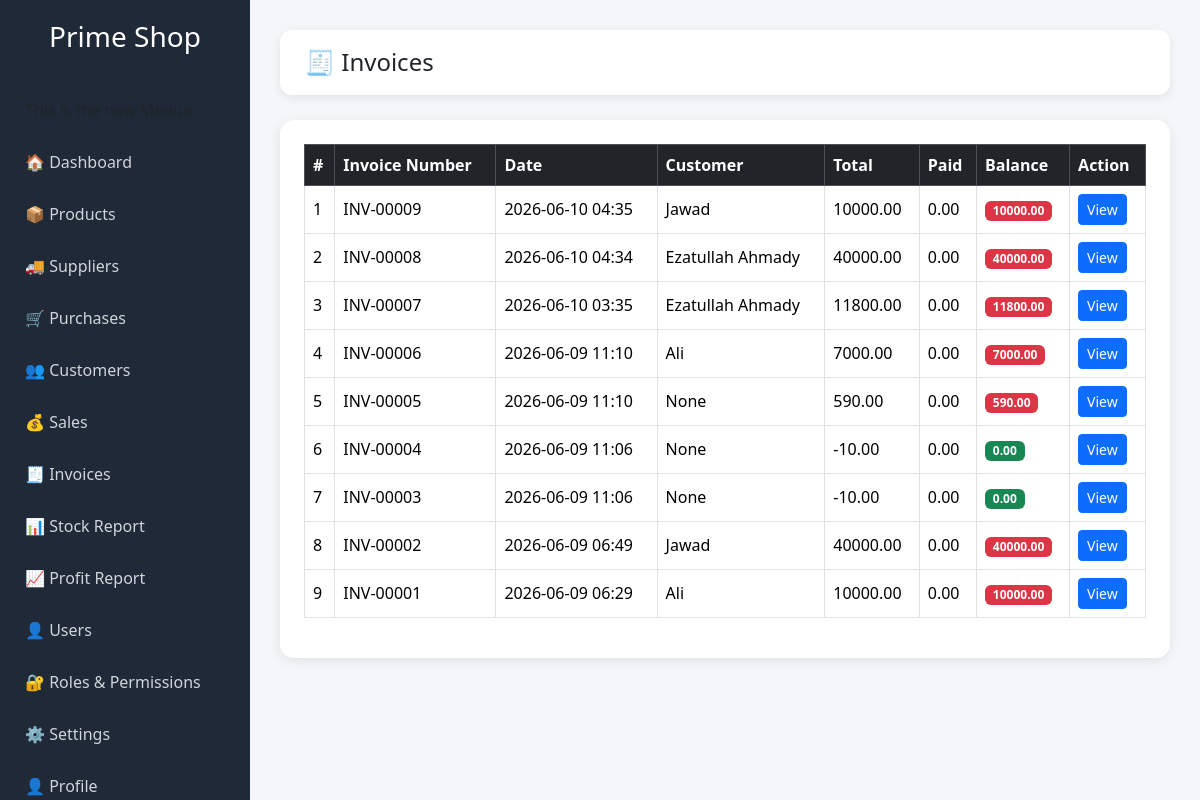
Page /invoices/ (signed in) on the committed database.
### shop/models.py (models this page shows, shortened)
class Invoice(models.Model):
    sale = models.OneToOneField(Sale, on_delete=models.CASCADE, related_name="invoice")
    invoice_number = models.CharField(max_length=50, unique=True)
    created_at = models.DateTimeField(default=timezone.now)

class Sale(models.Model):
    customer = models.ForeignKey(Customer, on_delete=models.SET_NULL, null=True, blank=True)
    date = models.DateField(default=timezone.now)
    discount = models.DecimalField(max_digits=10, decimal_places=2, default=0)
    paid_amount = models.DecimalField(max_digits=10, decimal_places=2, default=0)
    note = models.TextField(blank=True)
    def total_amount(self):
        return sum(item.total_price() for item in self.items.all())
    def final_amount(self):
        return self.total_amount() - self.discount
    def remaining_balance(self):
        return self.final_amount() - self.paid_amount

class Customer(models.Model):
    name = models.CharField(max_length=150)
    phone = models.CharField(max_length=30, blank=True)
    address = models.TextField(blank=True)
    def __str__(self):
        return self.name

class SaleItem(models.Model):
    sale = models.ForeignKey(Sale, on_delete=models.CASCADE, related_name="items")
    variant = models.ForeignKey(ProductVariant, on_delete=models.CASCADE, related_name="sale_items")
    quantity = models.PositiveIntegerField()
    selling_price = models.DecimalField(max_digits=10, decimal_places=2)
    def total_price(self):
        return self.quantity * self.selling_price

### shop/views.py (the view)
# urls.py: path('invoices/', views.invoice_list, name='invoice_list'),
@login_required
def invoice_list(request):
    invoices = Invoice.objects.all().order_by('-created_at')
    return render(request, 'shop/invoice_list.html', {
        'invoices': invoices
    })

### shop/templates/shop/invoice_list.html (shortened to what this page needs)
{% extends 'shop/base.html' %}
{% block page_title %}
🧾 Invoices
{% endblock %}
{% block content %}
<div class="card card-box p-4">
    <div class="table-responsive">
        <table class="table table-bordered table-hover align-middle">
            <thead class="table-dark">
                <tr>
                    <th>#</th>
                    <th>Invoice Number</th>
                    <th>Date</th>
                    <th>Customer</th>
                    <th>Total</th>
                    <th>Paid</th>
                    <th>Balance</th>
                    <th>Action</th>
                </tr>
            </thead>
            <tbody>
                {% for invoice in invoices %}
                <tr>
                    <td>{{ forloop.counter }}</td>
                    <td>{{ invoice.invoice_number }}</td>
                    <td>{{ invoice.created_at|date:"Y-m-d H:i" }}</td>
                    <td>{{ invoice.sale.customer }}</td>
                    <td>{{ invoice.sale.final_amount|floatformat:2 }}</td>
                    <td>{{ invoice.sale.paid_amount|floatformat:2 }}</td>
                    <td>
                        {% if invoice.sale.remaining_balance > 0 %}
                            <span class="badge bg-danger">
                                {{ invoice.sale.remaining_balance|floatformat:2 }}
                            </span>
                        {% else %}
                            <span class="badge bg-success">0.00</span>
                        {% endif %}
                    </td>
                    <td>
                        <a href="/invoices/{{ invoice.id }}/" class="btn btn-sm btn-primary">
                            View
                        </a>
                    </td>
                </tr>
                {% empty %}
                <tr>
                    <td colspan="8" class="text-center text-muted">
                        No invoices found.
                    </td>
                </tr>
                {% endfor %}
            </tbody>
        </table>
    </div>
</div>
{% endblock %}

### shop/templates/shop/base.html (style rules this page uses)
body { background: #f4f6f9; }
.card-box { border: none; border-radius: 14px; box-shadow: 0 3px 12px rgba(0,0,0,0.08); }

### rows in the picture
Invoice: invoice_number "INV-00009", created_at "2026-06-10 04:35", sale.customer "Jawad", sale.final_amount "10000.00", sale.paid_amount "0.00", sale.remaining_balance "10000.00"
Invoice: invoice_number "INV-00008", created_at "2026-06-10 04:34", sale.customer "Ezatullah Ahmady", sale.final_amount "40000.00", sale.paid_amount "0.00", sale.remaining_balance "40000.00"
Invoice: invoice_number "INV-00007", created_at "2026-06-10 03:35", sale.customer "Ezatullah Ahmady", sale.final_amount "11800.00", sale.paid_amount "0.00", sale.remaining_balance "11800.00"
Invoice: invoice_number "INV-00006", created_at "2026-06-09 11:10", sale.customer "Ali", sale.final_amount "7000.00", sale.paid_amount "0.00", sale.remaining_balance "7000.00"
Invoice: invoice_number "INV-00005", created_at "2026-06-09 11:10", sale.customer "None", sale.final_amount "590.00", sale.paid_amount "0.00", sale.remaining_balance "590.00"
Invoice: invoice_number "INV-00004", created_at "2026-06-09 11:06", sale.customer "None", sale.final_amount "-10.00", sale.paid_amount "0.00"
Invoice: invoice_number "INV-00003", created_at "2026-06-09 11:06", sale.customer "None", sale.final_amount "-10.00", sale.paid_amount "0.00"
Invoice: invoice_number "INV-00002", created_at "2026-06-09 06:49", sale.customer "Jawad", sale.final_amount "40000.00", sale.paid_amount "0.00", sale.remaining_balance "40000.00"
Invoice: invoice_number "INV-00001", created_at "2026-06-09 06:29", sale.customer "Ali", sale.final_amount "10000.00", sale.paid_amount "0.00", sale.remaining_balance "10000.00"
